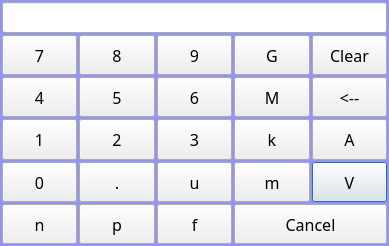
<?xml version="1.0" encoding="UTF-8"?>
<ui version="4.0">
 <class>wk6500LevelInputBox</class>
 <widget class="QDialog" name="wk6500LevelInputBox">
  <property name="geometry">
   <rect>
    <x>0</x>
    <y>0</y>
    <width>389</width>
    <height>246</height>
   </rect>
  </property>
  <property name="font">
   <font>
    <family>楷体</family>
    <pointsize>11</pointsize>
    <weight>50</weight>
    <italic>false</italic>
    <bold>false</bold>
   </font>
  </property>
  <property name="windowTitle">
   <string>Dialog</string>
  </property>
  <property name="styleSheet">
   <string notr="true">QDialog
{
	
	font: 11pt &quot;楷体&quot;;
	background-color: rgb(148, 148, 248);
}</string>
  </property>
  <layout class="QVBoxLayout" name="verticalLayout">
   <property name="spacing">
    <number>2</number>
   </property>
   <property name="leftMargin">
    <number>2</number>
   </property>
   <property name="topMargin">
    <number>2</number>
   </property>
   <property name="rightMargin">
    <number>2</number>
   </property>
   <property name="bottomMargin">
    <number>2</number>
   </property>
   <item>
    <widget class="QLineEdit" name="txtNumber">
     <property name="enabled">
      <bool>true</bool>
     </property>
     <property name="minimumSize">
      <size>
       <width>0</width>
       <height>30</height>
      </size>
     </property>
     <property name="font">
      <font>
       <family>楷体</family>
       <pointsize>12</pointsize>
      </font>
     </property>
     <property name="alignment">
      <set>Qt::AlignRight|Qt::AlignTrailing|Qt::AlignVCenter</set>
     </property>
     <property name="readOnly">
      <bool>true</bool>
     </property>
    </widget>
   </item>
   <item>
    <layout class="QGridLayout" name="gridLayout">
     <property name="spacing">
      <number>2</number>
     </property>
     <item row="0" column="0">
      <widget class="QPushButton" name="btn7">
       <property name="minimumSize">
        <size>
         <width>40</width>
         <height>40</height>
        </size>
       </property>
       <property name="maximumSize">
        <size>
         <width>11111</width>
         <height>11111</height>
        </size>
       </property>
       <property name="font">
        <font>
         <family>楷体</family>
         <pointsize>12</pointsize>
        </font>
       </property>
       <property name="text">
        <string>7</string>
       </property>
       <property name="shortcut">
        <string>7</string>
       </property>
      </widget>
     </item>
     <item row="0" column="1">
      <widget class="QPushButton" name="btn8">
       <property name="minimumSize">
        <size>
         <width>40</width>
         <height>40</height>
        </size>
       </property>
       <property name="maximumSize">
        <size>
         <width>11111</width>
         <height>11111</height>
        </size>
       </property>
       <property name="font">
        <font>
         <family>楷体</family>
         <pointsize>12</pointsize>
        </font>
       </property>
       <property name="text">
        <string>8</string>
       </property>
       <property name="shortcut">
        <string>8</string>
       </property>
      </widget>
     </item>
     <item row="0" column="2">
      <widget class="QPushButton" name="btn9">
       <property name="minimumSize">
        <size>
         <width>40</width>
         <height>40</height>
        </size>
       </property>
       <property name="maximumSize">
        <size>
         <width>11111</width>
         <height>11111</height>
        </size>
       </property>
       <property name="font">
        <font>
         <family>楷体</family>
         <pointsize>12</pointsize>
        </font>
       </property>
       <property name="text">
        <string>9</string>
       </property>
       <property name="shortcut">
        <string>9</string>
       </property>
      </widget>
     </item>
     <item row="0" column="3">
      <widget class="QPushButton" name="btnG">
       <property name="minimumSize">
        <size>
         <width>40</width>
         <height>40</height>
        </size>
       </property>
       <property name="maximumSize">
        <size>
         <width>11111</width>
         <height>11111</height>
        </size>
       </property>
       <property name="font">
        <font>
         <family>楷体</family>
         <pointsize>12</pointsize>
        </font>
       </property>
       <property name="text">
        <string>G</string>
       </property>
       <property name="shortcut">
        <string>G</string>
       </property>
      </widget>
     </item>
     <item row="0" column="4">
      <widget class="QPushButton" name="btnClear">
       <property name="minimumSize">
        <size>
         <width>40</width>
         <height>40</height>
        </size>
       </property>
       <property name="maximumSize">
        <size>
         <width>11111</width>
         <height>11111</height>
        </size>
       </property>
       <property name="font">
        <font>
         <family>楷体</family>
         <pointsize>12</pointsize>
        </font>
       </property>
       <property name="text">
        <string>Clear</string>
       </property>
      </widget>
     </item>
     <item row="1" column="0">
      <widget class="QPushButton" name="btn4">
       <property name="minimumSize">
        <size>
         <width>40</width>
         <height>40</height>
        </size>
       </property>
       <property name="maximumSize">
        <size>
         <width>11111</width>
         <height>11111</height>
        </size>
       </property>
       <property name="font">
        <font>
         <family>楷体</family>
         <pointsize>12</pointsize>
        </font>
       </property>
       <property name="text">
        <string>4</string>
       </property>
       <property name="shortcut">
        <string>4</string>
       </property>
      </widget>
     </item>
     <item row="1" column="1">
      <widget class="QPushButton" name="btn5">
       <property name="minimumSize">
        <size>
         <width>40</width>
         <height>40</height>
        </size>
       </property>
       <property name="maximumSize">
        <size>
         <width>11111</width>
         <height>11111</height>
        </size>
       </property>
       <property name="font">
        <font>
         <family>楷体</family>
         <pointsize>12</pointsize>
        </font>
       </property>
       <property name="text">
        <string>5</string>
       </property>
       <property name="shortcut">
        <string>5</string>
       </property>
      </widget>
     </item>
     <item row="1" column="2">
      <widget class="QPushButton" name="btn6">
       <property name="minimumSize">
        <size>
         <width>40</width>
         <height>40</height>
        </size>
       </property>
       <property name="maximumSize">
        <size>
         <width>11111</width>
         <height>11111</height>
        </size>
       </property>
       <property name="font">
        <font>
         <family>楷体</family>
         <pointsize>12</pointsize>
        </font>
       </property>
       <property name="text">
        <string>6</string>
       </property>
       <property name="shortcut">
        <string>6</string>
       </property>
      </widget>
     </item>
     <item row="1" column="3">
      <widget class="QPushButton" name="btnM">
       <property name="minimumSize">
        <size>
         <width>40</width>
         <height>40</height>
        </size>
       </property>
       <property name="maximumSize">
        <size>
         <width>11111</width>
         <height>11111</height>
        </size>
       </property>
       <property name="font">
        <font>
         <family>楷体</family>
         <pointsize>12</pointsize>
        </font>
       </property>
       <property name="text">
        <string>M</string>
       </property>
       <property name="shortcut">
        <string>Shift+M</string>
       </property>
      </widget>
     </item>
     <item row="1" column="4">
      <widget class="QPushButton" name="btnDel">
       <property name="minimumSize">
        <size>
         <width>40</width>
         <height>40</height>
        </size>
       </property>
       <property name="maximumSize">
        <size>
         <width>11111</width>
         <height>11111</height>
        </size>
       </property>
       <property name="font">
        <font>
         <family>楷体</family>
         <pointsize>12</pointsize>
        </font>
       </property>
       <property name="text">
        <string>&lt;--</string>
       </property>
       <property name="shortcut">
        <string>Backspace</string>
       </property>
      </widget>
     </item>
     <item row="2" column="0">
      <widget class="QPushButton" name="btn1">
       <property name="minimumSize">
        <size>
         <width>40</width>
         <height>40</height>
        </size>
       </property>
       <property name="maximumSize">
        <size>
         <width>11111</width>
         <height>11111</height>
        </size>
       </property>
       <property name="font">
        <font>
         <family>楷体</family>
         <pointsize>12</pointsize>
        </font>
       </property>
       <property name="text">
        <string>1</string>
       </property>
       <property name="shortcut">
        <string>1</string>
       </property>
      </widget>
     </item>
     <item row="2" column="1">
      <widget class="QPushButton" name="btn2">
       <property name="minimumSize">
        <size>
         <width>40</width>
         <height>40</height>
        </size>
       </property>
       <property name="maximumSize">
        <size>
         <width>11111</width>
         <height>11111</height>
        </size>
       </property>
       <property name="font">
        <font>
         <family>楷体</family>
         <pointsize>12</pointsize>
        </font>
       </property>
       <property name="text">
        <string>2</string>
       </property>
       <property name="shortcut">
        <string>2</string>
       </property>
      </widget>
     </item>
     <item row="2" column="2">
      <widget class="QPushButton" name="btn3">
       <property name="minimumSize">
        <size>
         <width>40</width>
         <height>40</height>
        </size>
       </property>
       <property name="maximumSize">
        <size>
         <width>11111</width>
         <height>11111</height>
        </size>
       </property>
       <property name="font">
        <font>
         <family>楷体</family>
         <pointsize>12</pointsize>
        </font>
       </property>
       <property name="text">
        <string>3</string>
       </property>
       <property name="shortcut">
        <string>3</string>
       </property>
      </widget>
     </item>
     <item row="2" column="3">
      <widget class="QPushButton" name="btnk">
       <property name="minimumSize">
        <size>
         <width>40</width>
         <height>40</height>
        </size>
       </property>
       <property name="maximumSize">
        <size>
         <width>11111</width>
         <height>11111</height>
        </size>
       </property>
       <property name="font">
        <font>
         <family>楷体</family>
         <pointsize>12</pointsize>
        </font>
       </property>
       <property name="text">
        <string>k</string>
       </property>
       <property name="shortcut">
        <string>K</string>
       </property>
      </widget>
     </item>
     <item row="2" column="4">
      <widget class="QPushButton" name="btnA">
       <property name="minimumSize">
        <size>
         <width>40</width>
         <height>40</height>
        </size>
       </property>
       <property name="maximumSize">
        <size>
         <width>11111</width>
         <height>11111</height>
        </size>
       </property>
       <property name="font">
        <font>
         <family>楷体</family>
         <pointsize>12</pointsize>
        </font>
       </property>
       <property name="text">
        <string>A</string>
       </property>
       <property name="shortcut">
        <string>Shift+A</string>
       </property>
      </widget>
     </item>
     <item row="3" column="0">
      <widget class="QPushButton" name="btn0">
       <property name="minimumSize">
        <size>
         <width>40</width>
         <height>40</height>
        </size>
       </property>
       <property name="maximumSize">
        <size>
         <width>11111</width>
         <height>11111</height>
        </size>
       </property>
       <property name="font">
        <font>
         <family>楷体</family>
         <pointsize>12</pointsize>
        </font>
       </property>
       <property name="text">
        <string>0</string>
       </property>
       <property name="shortcut">
        <string>0</string>
       </property>
      </widget>
     </item>
     <item row="3" column="1">
      <widget class="QPushButton" name="btnDota">
       <property name="minimumSize">
        <size>
         <width>40</width>
         <height>40</height>
        </size>
       </property>
       <property name="maximumSize">
        <size>
         <width>11111</width>
         <height>11111</height>
        </size>
       </property>
       <property name="font">
        <font>
         <family>楷体</family>
         <pointsize>12</pointsize>
        </font>
       </property>
       <property name="text">
        <string>.</string>
       </property>
       <property name="shortcut">
        <string>.</string>
       </property>
      </widget>
     </item>
     <item row="3" column="2">
      <widget class="QPushButton" name="btnu">
       <property name="minimumSize">
        <size>
         <width>40</width>
         <height>40</height>
        </size>
       </property>
       <property name="maximumSize">
        <size>
         <width>11111</width>
         <height>11111</height>
        </size>
       </property>
       <property name="font">
        <font>
         <family>楷体</family>
         <pointsize>12</pointsize>
        </font>
       </property>
       <property name="text">
        <string>u</string>
       </property>
       <property name="shortcut">
        <string>U</string>
       </property>
      </widget>
     </item>
     <item row="3" column="3">
      <widget class="QPushButton" name="btnm">
       <property name="minimumSize">
        <size>
         <width>40</width>
         <height>40</height>
        </size>
       </property>
       <property name="maximumSize">
        <size>
         <width>11111</width>
         <height>11111</height>
        </size>
       </property>
       <property name="font">
        <font>
         <family>楷体</family>
         <pointsize>12</pointsize>
        </font>
       </property>
       <property name="text">
        <string>m</string>
       </property>
       <property name="shortcut">
        <string>M</string>
       </property>
      </widget>
     </item>
     <item row="3" column="4">
      <widget class="QPushButton" name="btnV">
       <property name="minimumSize">
        <size>
         <width>40</width>
         <height>40</height>
        </size>
       </property>
       <property name="maximumSize">
        <size>
         <width>11111</width>
         <height>11111</height>
        </size>
       </property>
       <property name="font">
        <font>
         <family>楷体</family>
         <pointsize>12</pointsize>
        </font>
       </property>
       <property name="text">
        <string>V</string>
       </property>
       <property name="shortcut">
        <string>Shift+V</string>
       </property>
       <property name="default">
        <bool>true</bool>
       </property>
      </widget>
     </item>
     <item row="4" column="0">
      <widget class="QPushButton" name="btnn">
       <property name="minimumSize">
        <size>
         <width>40</width>
         <height>40</height>
        </size>
       </property>
       <property name="maximumSize">
        <size>
         <width>11111</width>
         <height>11111</height>
        </size>
       </property>
       <property name="font">
        <font>
         <family>楷体</family>
         <pointsize>12</pointsize>
        </font>
       </property>
       <property name="text">
        <string>n</string>
       </property>
       <property name="shortcut">
        <string>N</string>
       </property>
      </widget>
     </item>
     <item row="4" column="1">
      <widget class="QPushButton" name="btnp">
       <property name="minimumSize">
        <size>
         <width>40</width>
         <height>40</height>
        </size>
       </property>
       <property name="maximumSize">
        <size>
         <width>11111</width>
         <height>11111</height>
        </size>
       </property>
       <property name="font">
        <font>
         <family>楷体</family>
         <pointsize>12</pointsize>
        </font>
       </property>
       <property name="text">
        <string>p</string>
       </property>
       <property name="shortcut">
        <string>P</string>
       </property>
      </widget>
     </item>
     <item row="4" column="2">
      <widget class="QPushButton" name="btnf">
       <property name="minimumSize">
        <size>
         <width>40</width>
         <height>40</height>
        </size>
       </property>
       <property name="maximumSize">
        <size>
         <width>11111</width>
         <height>11111</height>
        </size>
       </property>
       <property name="font">
        <font>
         <family>楷体</family>
         <pointsize>12</pointsize>
        </font>
       </property>
       <property name="text">
        <string>f</string>
       </property>
       <property name="shortcut">
        <string>F</string>
       </property>
      </widget>
     </item>
     <item row="4" column="3" colspan="2">
      <widget class="QPushButton" name="btnCancel">
       <property name="minimumSize">
        <size>
         <width>40</width>
         <height>40</height>
        </size>
       </property>
       <property name="maximumSize">
        <size>
         <width>11111</width>
         <height>11111</height>
        </size>
       </property>
       <property name="font">
        <font>
         <family>楷体</family>
         <pointsize>12</pointsize>
        </font>
       </property>
       <property name="text">
        <string>Cancel</string>
       </property>
       <property name="shortcut">
        <string>Esc</string>
       </property>
      </widget>
     </item>
    </layout>
   </item>
  </layout>
 </widget>
 <resources/>
 <connections/>
</ui>
